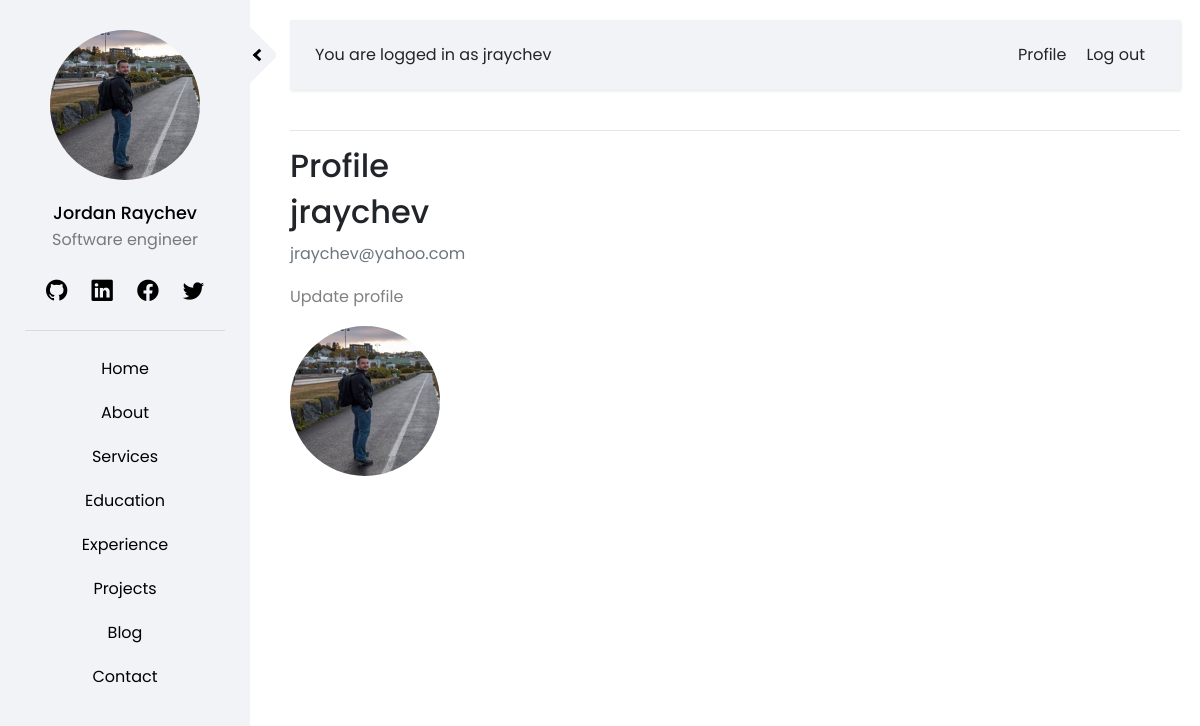
Page /accounts/profile/ (signed in) on the committed database.
### staticpages/models.py (models this page shows, shortened)
class Menu(models.Model):
    menu_name = models.CharField(max_length=50)
    @property
    def menu_slug(self):
        return self.menu_name.lower()

### accounts/models.py (models this page shows, shortened)
class CustomUser(AbstractUser):
    department = models.CharField(max_length=50)
    slug = models.SlugField(max_length=50)
    profile_image = models.ImageField(default='profile_default.jpg', upload_to='profile_images')

### accounts/views.py (the view)
# urls.py: path('profile/', ProfileView.as_view(), name='profile'),
class ProfileView(LoginRequiredMixin, TemplateView):
    template_name = 'accounts/profile.html'
    login_url = reverse_lazy('login')

### home/templatetags/menu.py (called while the page is built)
@register.inclusion_tag('home/menu.html')
def get_menu():
    menu = Menu.objects.all()
    return {'menu' : menu}

### templates/accounts/profile.html (shortened to what this page needs)
{% extends 'home/base.html' %}
{% block content %}
		<h2>Profile</h2>
			<h2 class="account-heading">{{ user.username }}</h2>
			<p class="text-secondary">{{ user.email }}</p>
			<p><a href="{% url 'profile-update' user.username %}">Update profile</a></p>
			<img class="rounded-circle account-img" src="{{ user.profile_image.url }}">
{% endblock content %}

### templates/home/base.html (shortened to what this page needs)
{% load static %}
<!DOCTYPE html>
<html>
    <head>
        <link rel="stylesheet" href="https://stackpath.bootstrapcdn.com/font-awesome/4.7.0/css/font-awesome.min.css">
        <link rel="stylesheet" href="https://stackpath.bootstrapcdn.com/bootstrap/4.4.1/css/bootstrap.min.css">
        <link rel="stylesheet" href="https://cdn.jsdelivr.net/npm/bootstrap-icons@1.4.0/font/bootstrap-icons.css">
        <link rel="stylesheet" href="{% static 'css/style.css' %}">
        <link rel="stylesheet" href="https://cdnjs.cloudflare.com/ajax/libs/font-awesome/5.15.2/css/all.min.css" />
    </head>
    <body>
        <div class="wrapper">
            {% include "home/navbar.html" %}
            <div id="sidebarCollapse">
                <i class="arrow left"></i>
            </div>
            <div id="content">
                <nav class="navbar navbar-expand-lg">
                    <div class="container-fluid">
                        {% if user.is_authenticated %}
                            <span id = "loggedin">You are logged in as {{ user.username }} </span>
                        {% else %}
                            <span id = "loggedin">Aloha dear stranger</span>
                        {% endif %}
                        <div class="collapse navbar-collapse" id="navbarSupportedContent">
                            <ul class="nav navbar-nav ml-auto main-navbar">
                                {% if user.is_authenticated %}
                                <li><a href="{% url 'profile' %}">Profile</a></li>
                                <li><a href="{% url 'logout' %}">Log out</a></li>
                                {% endif %}
                            </ul>
                        </div>
                    </div>
                </nav>
                <hr>
                {% block content %}
                {% endblock %}
            </div>
        </div>
    </body>
</html>

### templates/home/menu.html
{% for item in menu %}
    <li><a class = "{% if request.path %} active {% endif %}" href="{% url item.menu_slug %}"> {{ item.menu_name}} </a></li>
{% endfor %}

### static/css/style.css (style rules this page uses)
:root { --main-color: rgb(242, 243, 247); --main-color-darker: rgb(230, 230, 230); --red-color: #ec5453; --green-color: #2fa499; --blue-color: #2c98f0; --darker-blue-color: #4054b2; --white-color: #ffffff; --yellow-color: #f9bf3f; --purple-color: #a84cb8; --border-color: rgba(0, 0, 0, 0.1); --black-color: rgba(0,0,0); --p-color: rgba(0, 0, 0, 0.5); --box-shadow: rgba(0, 0, 0, 0.2); --black-075: rgba(0, 0, 0, 0.75); }
body { font-family: 'Poppins', sans-serif; background: var(--white-color); }
p { font-family: 'Poppins', sans-serif; font-size: 1em; font-weight: 400; line-height: 1.7em; color: var(--p-color); }
a, a:hover, a:focus { color: inherit; text-decoration: none; transition: all 0.3s; }
.navbar { padding: 15px 10px; background-color: var(--main-color); border: none; border-radius: 0; margin-bottom: 40px; box-shadow: 1px 1px 3px var(--border-color); height: 70px; }
.wrapper { display: flex; width: 100%; align-items: stretch; }
#loggedin { padding-left: 0px; }
#sidebar ul li a, .main-navbar li a { position: relative; display: inline-block; padding: 10px; }
#sidebar ul li a:after, .main-navbar li a:after { content: ''; position: absolute; width: 100%; transform: scaleX(0); height: 2px; bottom: 0; left: 0; background-color: var(--blue-color); transform-origin: bottom center; transition: transform 0.25s ease-out; }
#sidebarCollapse { min-width: 40px; height: 40px; background-color: var(--main-color); position: relative; transform: rotate(-45deg); margin-left: -20px; margin-top: 35px; border-bottom-right-radius: 5px; border-top-left-radius: 5px; }
.arrow { border: solid var(--black-color); border-width: 0 3px 3px 0; display: inline-block; padding: 3px; position: absolute; bottom: 9px; right: 9px; }
.left { transform: rotate(180deg); -webkit-transform: rotate(180deg); }
#content { width: 100%; padding: 20px; min-height: 100vh; transition: all 0.3s; }

### rows in the picture
Menu: menu_name "Home"
Menu: menu_name "About"
Menu: menu_name "Services"
Menu: menu_name "Education"
Menu: menu_name "Experience"
Menu: menu_name "Projects"
Menu: menu_name "Blog"
Menu: menu_name "Contact"
CustomUser: username "jraychev", email "jraychev@yahoo.com", profile_image (picture)
